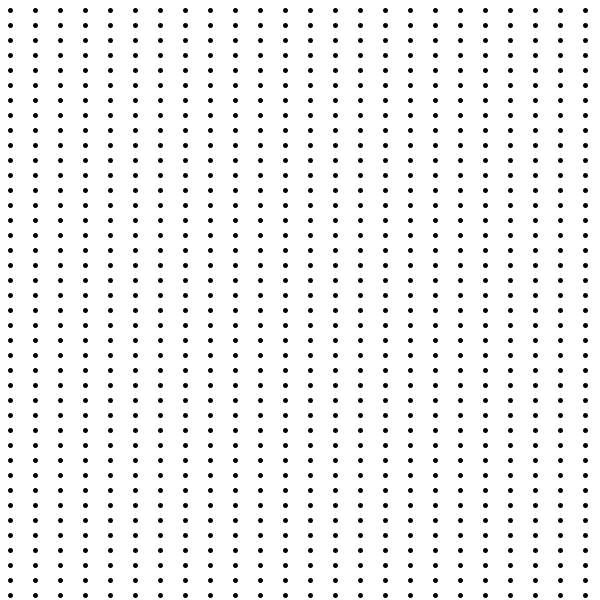
Frame 1 (no input)
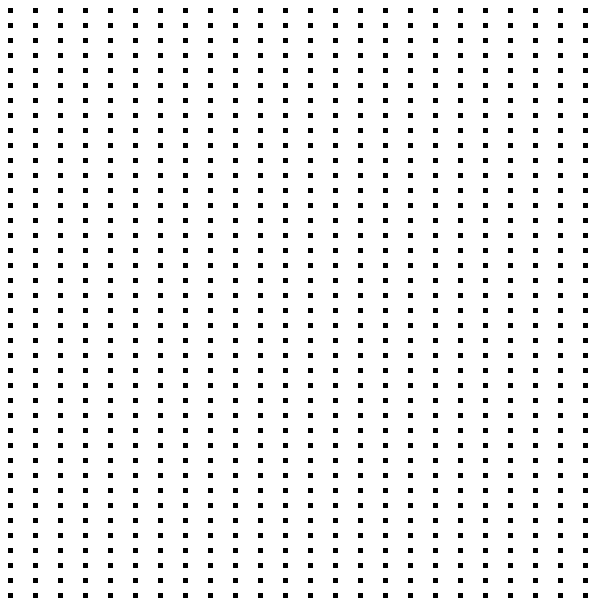
Frame 60 (the mouse pressed at the canvas centre just before this capture)
Frame 120 (the mouse held since frame 60 and released just before this capture): identical to frame 60, image omitted

The Processing sketch that drew these frames (run headless with seeded random() and noise(); from frame 60 on, the mouse is pressed at the canvas centre):

// Processing sketch: point_array
// ── point_array.pde

int bgColor = 255;

void setup() {
	size(600, 600);
	background(bgColor);
	smooth();

	stroke(0);
	strokeWeight(5);
}

void draw() {
  for (int x = 10; x < 600; x += 25) {
  	for (int y = 10; y < 600; y += 15) {
  		point(x, y);
//  		stroke(x, y, x+y/2);	// color mod
  	}
  }

  println(mouseX, mouseY, mouseX + mouseY);
}
